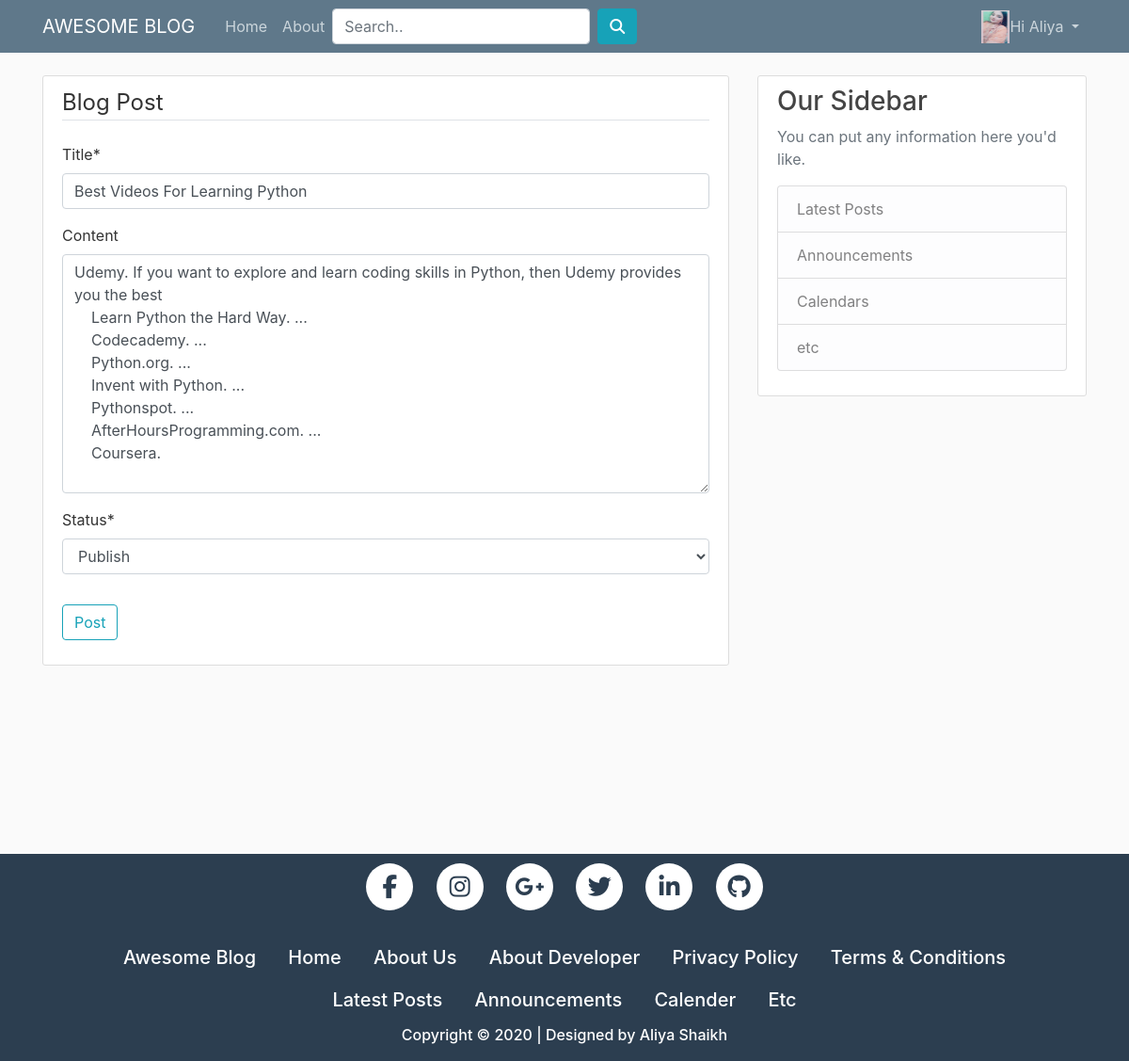
The app's page /post/31/update/ (signed in) with its own data.
### blog/models.py (models this page shows, shortened)
class Profile(models.Model):
	user = models.OneToOneField(User, on_delete = models.CASCADE)
	image = models.ImageField(default = 'default.jpg',null = True, blank = True)

class Post(models.Model):
	title = models.CharField(max_length = 100)
	content = models.TextField(blank=True, null=True)
	date_posted = models.DateTimeField(auto_now_add = True)
	author = models.ForeignKey(User,on_delete = models.CASCADE)
	status = models.IntegerField(choices = STATUS, default = 0)
	likes = models.ManyToManyField(User, related_name ='likes', blank=True)
	favourites = models.ManyToManyField(User, related_name='favourites',blank = True)

### blog/views.py (the view, shortened to what this page needs)
# urls.py: path('post/<int:pk>/update/',PostUpdateView.as_view(),name='post-update'),
class PostUpdateView(LoginRequiredMixin,UserPassesTestMixin,SuccessMessageMixin,UpdateView):
	model = Post
	fields = ['title','content','status']
	success_message = 'Your Post Has Been Updated !!'
	def test_func(self):
		post = self.get_object()
		if self.request.user == post.author:
			return True
		return False

### blog/templates/blog/post_form.html (shortened to what this page needs)
{% extends "blog/base.html" %}
{% load crispy_forms_tags %}
{% block content %}
    <div class="content-section">
        <form method="POST">
            <fieldset class="form-group">
                <legend class="border-bottom mb-4"> Blog Post
                </legend>
                {{ form | crispy }}
            </fieldset>
            <div class="form-group">
                <button class="btn btn-outline-info" type="submit"> Post
                </button>
            </div>
        </form>
    </div>
{% endblock content %}

### blog/templates/blog/base.html (shortened to what this page needs)
{% load static %}
<!DOCTYPE html>
<html>
<head>
    <link rel="stylesheet" href="https://stackpath.bootstrapcdn.com/bootstrap/4.5.0/css/bootstrap.min.css">
    <link rel="stylesheet" type="text/css" href="{% static 'blog/main.css' %}">
</head>
<body>
    <header class="site-header">
      <nav class="navbar navbar-expand-md navbar-dark bg-steel fixed-top">
        <div class="container">
            <a class="navbar-brand mr-4" href="{% url 'home' %}">AWESOME BLOG</a>
            <div class="collapse navbar-collapse" id="navbarToggle">
              <div class="navbar-nav mr-auto">
                  <a class="nav-item nav-link" href="{% url 'home' %}">Home</a>
                  <a class="nav-item nav-link" href="{% url 'about' %}">About</a>
                  <form class="form-inline my-2 my-lg-0" action="{% url 'home' %}">
                    <input class="form-control mr-sm-2" type="search" placeholder="Search.." name='search' aria-label = "Search">
                      <button class="btn btn-info" type="submit"><i class="fa fa-search"></i></button>
                  </form>
              </div>
              <div class="navbar-nav">
                {% if user.is_authenticated %}
                  <li class="nav-item dropdown">
                    <a class="nav-link dropdown-toggle" href="#" id="navbarDropdown" role="button" data-toggle="dropdown" aria-hashpopup="true" aria-expanded="false">
                      {% if user.profile.image %}
                        <img class="my-img" src="{{ user.profile.image.url }}">
                      {% else %}
                        <img class ="rounded-circle my-img" src="/media/default.jpg">
                      {% endif %}
                      <span>  Hi {{user|capfirst}}</span>
                    </a>
                  </li>
                {% else %}
                  <a class="nav-item nav-link" href="{% url 'login' %}">Login</a>
                  <a class="nav-item nav-link" href="{% url 'register' %}">Register</a>
                {% endif %}
              </div>
            </div>
        </div>
      </nav>
    </header>
	  <main role="main" class="container">
    	<div class="row">
    		<div class="col-md-8">
          {% block content %}
      		{% endblock %}
    		</div>
        <div class="col-md-4">
            <div class="content-section">
              <h3>Our Sidebar</h3>
              <p class='text-muted'>You can put any information here you'd like.
                <ul class="list-group">
                  <li class="list-group-item list-group-item-light">Latest Posts</li>
                  <li class="list-group-item list-group-item-light">Announcements</li>
                  <li class="list-group-item list-group-item-light">Calendars</li>
                  <li class="list-group-item list-group-item-light">etc</li>
                </ul>
              </p>
            </div>
        </div>
	 </main>
    {% include 'blog/footer.html' %}
</body>
</html>

### blog/static/blog/main.css (style rules this page uses)
body { background: #fafafa; color: #333333; margin-top: 5rem; }
h1, h2, h3, h4, h5, h6 { color: #444444; }
ul { margin: 0; }
.bg-steel { background-color: #5f788a; }
.site-header .navbar-nav .nav-link { color: #cbd5db; }
.content-section { background: #ffffff; padding: 10px 20px; border: 1px solid #dddddd; border-radius: 3px; margin-bottom: 20px; }
.my-img { width: 30px; height: 35px; float: left; background-size: auto 100%; margin-top: -5px; }

### records on screen
Post: title "Best Videos For Learning Python", content "Udemy. If you want to explore and learn coding skills in Python, then Udemy provides you the best Learn Python the Hard Way. ... Codecademy. ... Python.org. ... Invent with Python. ... Pythonspot. ... AfterHoursProgramming.com. ... Coursera.", status "Publish"

### other values on screen
{{ user|capfirst }} "Aliya"
